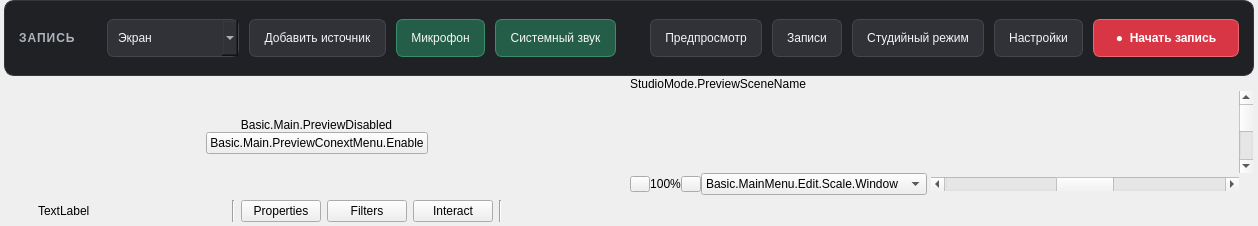
  <widget class="QWidget" name="centralwidget">
   <layout class="QVBoxLayout" name="verticalLayout">
    <property name="spacing">
     <number>0</number>
    </property>
    <property name="leftMargin">
     <number>4</number>
    </property>
    <property name="topMargin">
     <number>0</number>
    </property>
    <property name="rightMargin">
     <number>4</number>
    </property>
    <property name="bottomMargin">
     <number>0</number>
    </property>
    <item>
 <widget class="QFrame" name="simpleRecorderBar">
    <property name="minimumSize">
     <size><width>0</width><height>76</height></size>
    </property>
    <property name="maximumSize">
     <size><width>16777215</width><height>76</height></size>
    </property>
    <property name="styleSheet">
     <string notr="true">QFrame#simpleRecorderBar { background: #202124; border: 1px solid #34363a; border-radius: 10px; } QLabel { color: #f1f3f4; } QPushButton { background: #303238; color: #f4f5f7; border: 1px solid #45474d; border-radius: 7px; padding: 8px 14px; min-height: 20px; } QPushButton:hover { background: #3b3e45; } QPushButton:checked { background: #245e49; border-color: #3b8e6d; } QPushButton:disabled { color: #777d87; background: #27292e; } QPushButton:pressed { background: #292b30; } QPushButton#simpleRecordButton { background: #d93645; border: 1px solid #ee6570; color: white; font-weight: 700; min-width: 116px; } QPushButton#simpleRecordButton:hover { background: #eb4654; } QComboBox { background: #303238; color: #f4f5f7; border: 1px solid #45474d; border-radius: 7px; padding: 7px 10px; min-height: 22px; }</string>
    </property>
    <layout class="QHBoxLayout" name="simpleRecorderLayout">
     <property name="leftMargin"><number>14</number></property>
     <property name="topMargin"><number>10</number></property>
     <property name="rightMargin"><number>14</number></property>
     <property name="bottomMargin"><number>10</number></property>
     <property name="spacing"><number>10</number></property>
     <item>
      <widget class="QLabel" name="simpleRecorderTitle">
       <property name="text"><string>ЗАПИСЬ</string></property>
       <property name="minimumSize"><size><width>78</width><height>0</height></size></property>
       <property name="styleSheet"><string notr="true">font-weight: 700; letter-spacing: 1px; color: #aeb4be;</string></property>
      </widget>
     </item>
     <item>
      <widget class="QComboBox" name="simpleCaptureMode">
       <property name="minimumSize"><size><width>132</width><height>0</height></size></property>
       <item><property name="text"><string>Экран</string></property></item>
       <item><property name="text"><string>Игра</string></property></item>
       <item><property name="text"><string>Окно</string></property></item>
       <item><property name="text"><string>Область</string></property></item>
      </widget>
     </item>
     <item>
      <widget class="QPushButton" name="simpleCaptureSourceButton">
       <property name="text"><string>Добавить источник</string></property>
       <property name="toolTip"><string>Выбрать или настроить источник захвата в OBS</string></property>
      </widget>
     </item>
     <item>
      <widget class="QPushButton" name="simpleMicButton">
       <property name="text"><string>Микрофон</string></property>
       <property name="checkable"><bool>true</bool></property>
       <property name="checked"><bool>true</bool></property>
       <property name="toolTip"><string>Включить или выключить микрофон через аудиомикшер OBS</string></property>
      </widget>
     </item>
     <item>
      <widget class="QPushButton" name="simpleSystemAudioButton">
       <property name="text"><string>Системный звук</string></property>
       <property name="checkable"><bool>true</bool></property>
       <property name="checked"><bool>true</bool></property>
       <property name="toolTip"><string>Включить или выключить системный звук через аудиомикшер OBS</string></property>
      </widget>
     </item>
     <item>
      <spacer name="simpleRecorderSpacer">
       <property name="orientation"><enum>Qt::Orientation::Horizontal</enum></property>
       <property name="sizeHint" stdset="0"><size><width>24</width><height>20</height></size></property>
      </spacer>
     </item>
     <item>
      <widget class="QPushButton" name="simplePreviewButton">
       <property name="text"><string>Предпросмотр</string></property>
       <property name="checkable"><bool>true</bool></property>
       <property name="checked"><bool>false</bool></property>
       <property name="toolTip"><string>Показать или скрыть окно предпросмотра</string></property>
      </widget>
     </item>
     <item>
     <widget class="QPushButton" name="simpleRecordingsButton">
      <property name="text"><string>Записи</string></property>
      <property name="toolTip"><string>Открыть папку с записями</string></property>
     </widget>
    </item>
    <item>
     <widget class="QPushButton" name="simpleStudioModeButton">
      <property name="text"><string>Студийный режим</string></property>
      <property name="checkable"><bool>true</bool></property>
      <property name="checked"><bool>false</bool></property>
      <property name="toolTip"><string>Показать панели сцен, источников и микшера OBS</string></property>
     </widget>
    </item>
    <item>
      <widget class="QPushButton" name="simpleSettingsButton">
       <property name="text"><string>Настройки</string></property>
      </widget>
     </item>
     <item>
      <widget class="QPushButton" name="simpleRecordButton">
       <property name="text"><string>●  Начать запись</string></property>
       <property name="toolTip"><string>Начать или остановить запись</string></property>
      </widget>
     </item>
    </layout>
   </widget>
</item>
<item>
     <widget class="QWidget" name="canvasEditor">
      <layout class="QHBoxLayout" name="previewLayout">
       <property name="spacing">
        <number>2</number>
       </property>
       <property name="leftMargin">
        <number>1</number>
       </property>
       <property name="topMargin">
        <number>1</number>
       </property>
       <property name="rightMargin">
        <number>1</number>
       </property>
       <property name="bottomMargin">
        <number>1</number>
       </property>
       <item>
        <widget class="QFrame" name="previewDisabledWidget">
         <property name="sizePolicy">
          <sizepolicy hsizetype="Expanding" vsizetype="Expanding">
           <horstretch>0</horstretch>
           <verstretch>0</verstretch>
          </sizepolicy>
         </property>
         <layout class="QVBoxLayout" name="verticalLayout_7">
          <property name="spacing">
           <number>0</number>
          </property>
          <property name="leftMargin">
           <number>1</number>
          </property>
          <property name="topMargin">
           <number>1</number>
          </property>
          <property name="rightMargin">
           <number>1</number>
          </property>
          <property name="bottomMargin">
           <number>1</number>
          </property>
          <item>
           <spacer name="verticalSpacer_2">
            <property name="orientation">
             <enum>Qt::Orientation::Vertical</enum>
            </property>
            <property name="sizeHint" stdset="0">
             <size>
              <width>20</width>
              <height>40</height>
             </size>
            </property>
           </spacer>
          </item>
          <item>
           <widget class="QLabel" name="label">
            <property name="sizePolicy">
             <sizepolicy hsizetype="Preferred" vsizetype="Preferred">
              <horstretch>0</horstretch>
              <verstretch>0</verstretch>
             </sizepolicy>
            </property>
            <property name="text">
             <string>Basic.Main.PreviewDisabled</string>
            </property>
            <property name="alignment">
             <set>Qt::AlignmentFlag::AlignCenter</set>
            </property>
           </widget>
          </item>
          <item>
           <layout class="QHBoxLayout" name="horizontalLayout">
            <item>
             <spacer name="horizontalSpacer_2">
              <property name="orientation">
               <enum>Qt::Orientation::Horizontal</enum>
              </property>
              <property name="sizeHint" stdset="0">
               <size>
                <width>40</width>
                <height>20</height>
               </size>
              </property>
             </spacer>
            </item>
            <item>
             <widget class="QPushButton" name="enablePreviewButton">
              <property name="text">
               <string>Basic.Main.PreviewConextMenu.Enable</string>
              </property>
             </widget>
            </item>
            <item>
             <spacer name="horizontalSpacer_3">
              <property name="orientation">
               <enum>Qt::Orientation::Horizontal</enum>
              </property>
              <property name="sizeHint" stdset="0">
               <size>
                <width>40</width>
                <height>20</height>
               </size>
              </property>
             </spacer>
            </item>
           </layout>
          </item>
          <item>
           <spacer name="verticalSpacer_3">
            <property name="orientation">
             <enum>Qt::Orientation::Vertical</enum>
            </property>
            <property name="sizeHint" stdset="0">
             <size>
              <width>20</width>
              <height>40</height>
             </size>
            </property>
           </spacer>
          </item>
         </layout>
        </widget>
       </item>
       <item>
        <widget class="QWidget" name="previewContainer">
         <layout class="QVBoxLayout" name="previewTextLayout">
          <property name="spacing">
           <number>0</number>
          </property>
          <property name="leftMargin">
           <number>0</number>
          </property>
          <property name="topMargin">
           <number>0</number>
          </property>
          <property name="rightMargin">
           <number>0</number>
          </property>
          <property name="bottomMargin">
           <number>0</number>
          </property>
          <item>
           <widget class="QLabel" name="previewLabel">
            <property name="sizePolicy">
             <sizepolicy hsizetype="Ignored" vsizetype="Preferred">
              <horstretch>0</horstretch>
              <verstretch>0</verstretch>
             </sizepolicy>
            </property>
            <property name="text">
             <string>StudioMode.PreviewSceneName</string>
            </property>
            <property name="alignment">
             <set>Qt::AlignmentFlag::AlignLeading|Qt::AlignmentFlag::AlignLeft|Qt::AlignmentFlag::AlignVCenter</set>
            </property>
            <property name="class" stdset="0">
             <string>label-preview-title</string>
            </property>
           </widget>
          </item>
          <item>
           <layout class="QGridLayout" name="gridLayout">
            <property name="spacing">
             <number>0</number>
            </property>
            <item row="1" column="0" colspan="2">
             <widget class="OBSBasicPreview" name="preview" native="true">
              <property name="sizePolicy">
               <sizepolicy hsizetype="Expanding" vsizetype="Expanding">
                <horstretch>0</horstretch>
                <verstretch>0</verstretch>
               </sizepolicy>
              </property>
              <property name="minimumSize">
               <size>
                <width>32</width>
                <height>32</height>
               </size>
              </property>
              <property name="focusPolicy">
               <enum>Qt::FocusPolicy::ClickFocus</enum>
              </property>
              <property name="contextMenuPolicy">
               <enum>Qt::ContextMenuPolicy::CustomContextMenu</enum>
              </property>
              <addaction name="actionRemoveSource"/>
             </widget>
            </item>
            <item row="2" column="1">
             <widget class="QWidget" name="previewXContainer">
              <layout class="QHBoxLayout" name="horizontalLayout_7">
               <property name="spacing">
                <number>0</number>
               </property>
               <property name="leftMargin">
                <number>0</number>
               </property>
               <property name="topMargin">
                <number>0</number>
               </property>
               <property name="rightMargin">
                <number>0</number>
               </property>
               <property name="bottomMargin">
                <number>0</number>
               </property>
               <item>
                <widget class="QPushButton" name="previewZoomOutButton">
                 <property name="sizePolicy">
                  <sizepolicy hsizetype="Fixed" vsizetype="Fixed">
                   <horstretch>0</horstretch>
                   <verstretch>0</verstretch>
                  </sizepolicy>
                 </property>
                 <property name="minimumSize">
                  <size>
                   <width>20</width>
                   <height>16</height>
                  </size>
                 </property>
                 <property name="maximumSize">
                  <size>
                   <width>20</width>
                   <height>16</height>
                  </size>
                 </property>
                 <property name="toolTip">
                  <string>Basic.MainMenu.Edit.Scale.ZoomOut</string>
                 </property>
                 <property name="accessibleName">
                  <string>Basic.MainMenu.Edit.Scale.ZoomOut</string>
                 </property>
                 <property name="text">
                  <string/>
                 </property>
                 <property name="icon">
                  <iconset resource="obs.qrc">
                   <normaloff>:/res/images/minus.svg</normaloff>:/res/images/minus.svg</iconset>
                 </property>
                 <property name="iconSize">
                  <size>
                   <width>8</width>
                   <height>8</height>
                  </size>
                 </property>
                 <property name="toolButton" stdset="0">
                  <bool>true</bool>
                 </property>
                 <property name="class" stdset="0">
                  <string>icon-minus</string>
                 </property>
                </widget>
               </item>
               <item>
                <widget class="OBSPreviewScalingLabel" name="previewScalePercent">
                 <property name="text">
                  <string>100%</string>
                 </property>
                 <property name="alignment">
                  <set>Qt::AlignmentFlag::AlignCenter</set>
                 </property>
                </widget>
               </item>
               <item>
                <widget class="QPushButton" name="previewZoomInButton">
                 <property name="sizePolicy">
                  <sizepolicy hsizetype="Fixed" vsizetype="Fixed">
                   <horstretch>0</horstretch>
                   <verstretch>0</verstretch>
                  </sizepolicy>
                 </property>
                 <property name="minimumSize">
                  <size>
                   <width>20</width>
                   <height>16</height>
                  </size>
                 </property>
                 <property name="maximumSize">
                  <size>
                   <width>20</width>
                   <height>16</height>
                  </size>
                 </property>
                 <property name="toolTip">
                  <string>Basic.MainMenu.Edit.Scale.ZoomIn</string>
                 </property>
                 <property name="accessibleName">
                  <string>Basic.MainMenu.Edit.Scale.ZoomIn</string>
                 </property>
                 <property name="text">
                  <string/>
                 </property>
                 <property name="icon">
                  <iconset resource="obs.qrc">
                   <normaloff>:/res/images/plus.svg</normaloff>:/res/images/plus.svg</iconset>
                 </property>
                 <property name="iconSize">
                  <size>
                   <width>8</width>
                   <height>8</height>
                  </size>
                 </property>
                 <property name="toolButton" stdset="0">
                  <bool>true</bool>
                 </property>
                 <property name="class" stdset="0">
                  <string>icon-plus</string>
                 </property>
                </widget>
               </item>
               <item>
                <widget class="OBSPreviewScalingComboBox" name="previewScalingMode">
                 <item>
                  <property name="text">
                   <string>Basic.MainMenu.Edit.Scale.Window</string>
                  </property>
                 </item>
                 <item>
                  <property name="text">
                   <string>Basic.MainMenu.Edit.Scale.Canvas</string>
                  </property>
                 </item>
                </widget>
               </item>
               <item>
                <spacer name="horizontalSpacer_5">
                 <property name="orientation">
                  <enum>Qt::Orientation::Horizontal</enum>
                 </property>
                 <property name="sizeType">
                  <enum>QSizePolicy::Policy::Fixed</enum>
                 </property>
                 <property name="sizeHint" stdset="0">
                  <size>
                   <width>4</width>
                   <height>0</height>
                  </size>
                 </property>
                </spacer>
               </item>
               <item>
                <widget class="QScrollBar" name="previewXScrollBar">
                 <property name="sizePolicy">
                  <sizepolicy hsizetype="MinimumExpanding" vsizetype="Fixed">
                   <horstretch>0</horstretch>
                   <verstretch>0</verstretch>
                  </sizepolicy>
                 </property>
                 <property name="minimum">
                  <number>-200</number>
                 </property>
                 <property name="maximum">
                  <number>200</number>
                 </property>
                 <property name="singleStep">
                  <number>10</number>
                 </property>
                 <property name="pageStep">
                  <number>100</number>
                 </property>
                 <property name="orientation">
                  <enum>Qt::Orientation::Horizontal</enum>
                 </property>
                </widget>
               </item>
              </layout>
             </widget>
            </item>
            <item row="1" column="2">
             <widget class="QScrollBar" name="previewYScrollBar">
              <property name="orientation">
               <enum>Qt::Orientation::Vertical</enum>
              </property>
             </widget>
            </item>
           </layout>
          </item>
         </layout>
        </widget>
       </item>
      </layout>
     </widget>
    </item>
    <item>
     <widget class="QFrame" name="contextContainer">
      <property name="sizePolicy">
       <sizepolicy hsizetype="Preferred" vsizetype="Preferred">
        <horstretch>0</horstretch>
        <verstretch>0</verstretch>
       </sizepolicy>
      </property>
      <property name="minimumSize">
       <size>
        <width>0</width>
        <height>0</height>
       </size>
      </property>
      <layout class="QHBoxLayout" name="horizontalLayout9">
       <property name="spacing">
        <number>6</number>
       </property>
       <property name="sizeConstraint">
        <enum>QLayout::SizeConstraint::SetDefaultConstraint</enum>
       </property>
       <property name="leftMargin">
        <number>6</number>
       </property>
       <property name="topMargin">
        <number>4</number>
       </property>
       <property name="rightMargin">
        <number>6</number>
       </property>
       <property name="bottomMargin">
        <number>4</number>
       </property>
       <item>
        <widget class="QFrame" name="contextSubContainer">
         <property name="sizePolicy">
          <sizepolicy hsizetype="Preferred" vsizetype="Preferred">
           <horstretch>0</horstretch>
           <verstretch>0</verstretch>
          </sizepolicy>
         </property>
         <property name="minimumSize">
          <size>
           <width>0</width>
           <height>0</height>
          </size>
         </property>
         <layout class="QHBoxLayout" name="horizontalLayout_5">
          <property name="spacing">
           <number>6</number>
          </property>
          <property name="leftMargin">
           <number>0</number>
          </property>
          <property name="topMargin">
           <number>0</number>
          </property>
          <property name="rightMargin">
           <number>0</number>
          </property>
          <property name="bottomMargin">
           <number>0</number>
          </property>
          <item>
           <widget class="QLabel" name="contextSourceIcon">
            <property name="sizePolicy">
             <sizepolicy hsizetype="Fixed" vsizetype="Fixed">
              <horstretch>0</horstretch>
              <verstretch>0</verstretch>
             </sizepolicy>
            </property>
            <property name="minimumSize">
             <size>
              <width>22</width>
              <height>22</height>
             </size>
            </property>
            <property name="maximumSize">
             <size>
              <width>22</width>
              <height>22</height>
             </size>
            </property>
            <property name="text">
             <string/>
            </property>
           </widget>
          </item>
          <item>
           <widget class="QLabel" name="contextSourceLabel">
            <property name="sizePolicy">
             <sizepolicy hsizetype="Preferred" vsizetype="Fixed">
              <horstretch>0</horstretch>
              <verstretch>0</verstretch>
             </sizepolicy>
            </property>
            <property name="minimumSize">
             <size>
              <width>160</width>
              <height>22</height>
             </size>
            </property>
            <property name="maximumSize">
             <size>
              <width>160</width>
              <height>22</height>
             </size>
            </property>
            <property name="text">
             <string>TextLabel</string>
            </property>
           </widget>
          </item>
          <item>
           <widget class="QLabel" name="contextSourceIconSpacer">
            <property name="sizePolicy">
             <sizepolicy hsizetype="Fixed" vsizetype="Fixed">
              <horstretch>0</horstretch>
              <verstretch>0</verstretch>
             </sizepolicy>
            </property>
            <property name="minimumSize">
             <size>
              <width>22</width>
              <height>22</height>
             </size>
            </property>
            <property name="maximumSize">
             <size>
              <width>22</width>
              <height>22</height>
             </size>
            </property>
            <property name="text">
             <string/>
            </property>
           </widget>
          </item>
          <item>
           <widget class="Line" name="line_3">
            <property name="orientation">
             <enum>Qt::Orientation::Vertical</enum>
            </property>
           </widget>
          </item>
          <item>
           <widget class="QPushButton" name="sourcePropertiesButton">
            <property name="sizePolicy">
             <sizepolicy hsizetype="Minimum" vsizetype="Fixed">
              <horstretch>0</horstretch>
              <verstretch>0</verstretch>
             </sizepolicy>
            </property>
            <property name="minimumSize">
             <size>
              <width>0</width>
              <height>22</height>
             </size>
            </property>
            <property name="toolTip">
             <string>SourceProperties</string>
            </property>
            <property name="text">
             <string>Properties</string>
            </property>
            <property name="icon">
             <iconset resource="obs.qrc">
              <normaloff>:/settings/images/settings/general.svg</normaloff>:/settings/images/settings/general.svg</iconset>
            </property>
            <property name="flat">
             <bool>false</bool>
            </property>
           </widget>
          </item>
          <item>
           <widget class="QPushButton" name="sourceFiltersButton">
            <property name="minimumSize">
             <size>
              <width>0</width>
              <height>22</height>
             </size>
            </property>
            <property name="toolTip">
             <string>SourceFilters</string>
            </property>
            <property name="text">
             <string>Filters</string>
            </property>
            <property name="icon">
             <iconset resource="obs.qrc">
              <normaloff>:/res/images/filter.svg</normaloff>:/res/images/filter.svg</iconset>
            </property>
            <property name="flat">
             <bool>false</bool>
            </property>
           </widget>
          </item>
          <item>
           <widget class="QPushButton" name="sourceInteractButton">
            <property name="minimumSize">
             <size>
              <width>0</width>
              <height>22</height>
             </size>
            </property>
            <property name="toolTip">
             <string>Interact</string>
            </property>
            <property name="text">
             <string>Interact</string>
            </property>
            <property name="icon">
             <iconset resource="obs.qrc">
              <normaloff>:/res/images/interact.svg</normaloff>:/res/images/interact.svg</iconset>
            </property>
            <property name="flat">
             <bool>false</bool>
            </property>
            <property name="class" stdset="0">
             <string notr="true">icon-touch</string>
            </property>
           </widget>
          </item>
          <item>
           <widget class="Line" name="line">
            <property name="orientation">
             <enum>Qt::Orientation::Vertical</enum>
            </property>
           </widget>
          </item>
         </layout>
        </widget>
       </item>
       <item>
        <widget class="QFrame" name="emptySpace">
         <property name="sizePolicy">
          <sizepolicy hsizetype="Expanding" vsizetype="Minimum">
           <horstretch>0</horstretch>
           <verstretch>0</verstretch>
          </sizepolicy>
         </property>
         <property name="minimumSize">
          <size>
           <width>0</width>
           <height>22</height>
          </size>
         </property>
         <layout class="QHBoxLayout" name="horizontalLayout_6">
          <property name="spacing">
           <number>0</number>
          </property>
          <property name="leftMargin">
           <number>0</number>
          </property>
          <property name="topMargin">
           <number>0</number>
          </property>
          <property name="rightMargin">
           <number>0</number>
          </property>
          <property name="bottomMargin">
           <number>0</number>
          </property>
         </layout>
        </widget>
       </item>
      </layout>
     </widget>
    </item>
   </layout>
  </widget>
